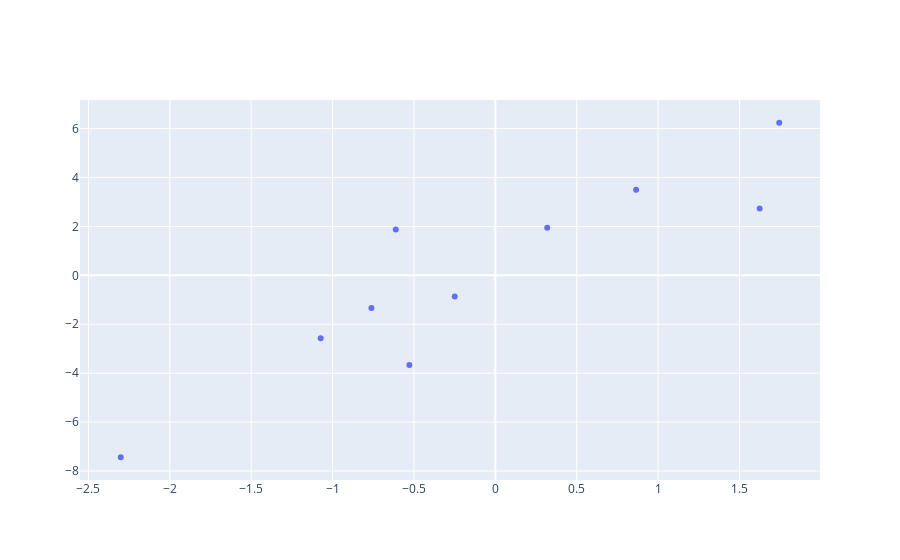

Notebook source saved alongside this figure:
### Code cell
plotting_1(X)

### Figure 1 — Plotly figure (JSON) as saved in the notebook; plotly's stock layout.template omitted (floating-point values rounded to 4 significant figures)
{"data": [{"mode": "markers", "type": "scatter", "x": [-2.302, -0.7612, -0.5282, 1.745, 0.319, -0.6118, 1.624, 0.8654, -1.073, -0.2494], "y": [-7.436, -1.339, -3.667, 6.239, 1.941, 1.87, 2.729, 3.499, -2.576, -0.8669]}], "layout": {}}
